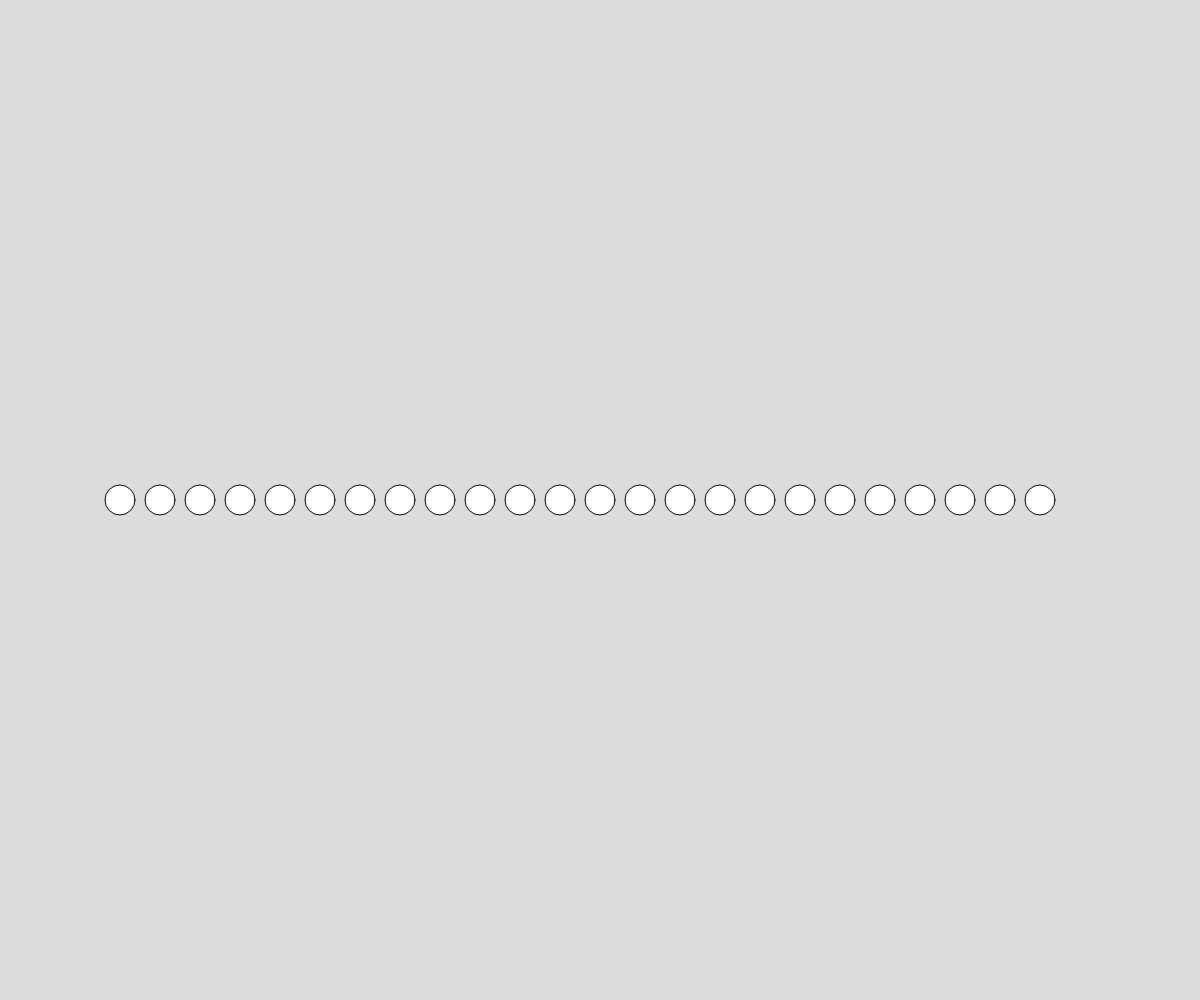
Frame 1 (no input)
Frame 60 (no input): identical to frame 1, image omitted
Frame 120 (the mouse pressed at the canvas centre since frame 60): identical to frame 1, image omitted

The p5.js sketch that drew this single still picture (run headless with seeded random() and noise() and a simulated clock; from frame 60 on, the mouse is pressed at the canvas centre):

// p5.js sketch
// ── sketch.js
// Drawing with Loops and createGraphics()


function setup() {
  createCanvas(windowWidth, windowHeight);
}

function draw() {
  background(220);
  loopCircles();
}

function loopCircles(){
  //use a loop to draw 0 or more circles in a horizontal line
  let spacing = 40;
  let diameter = 30;

  for(let x = width * 0.1; x < width * 0.9; x += spacing){
    circle(x, height/2, diameter);
  }

}
